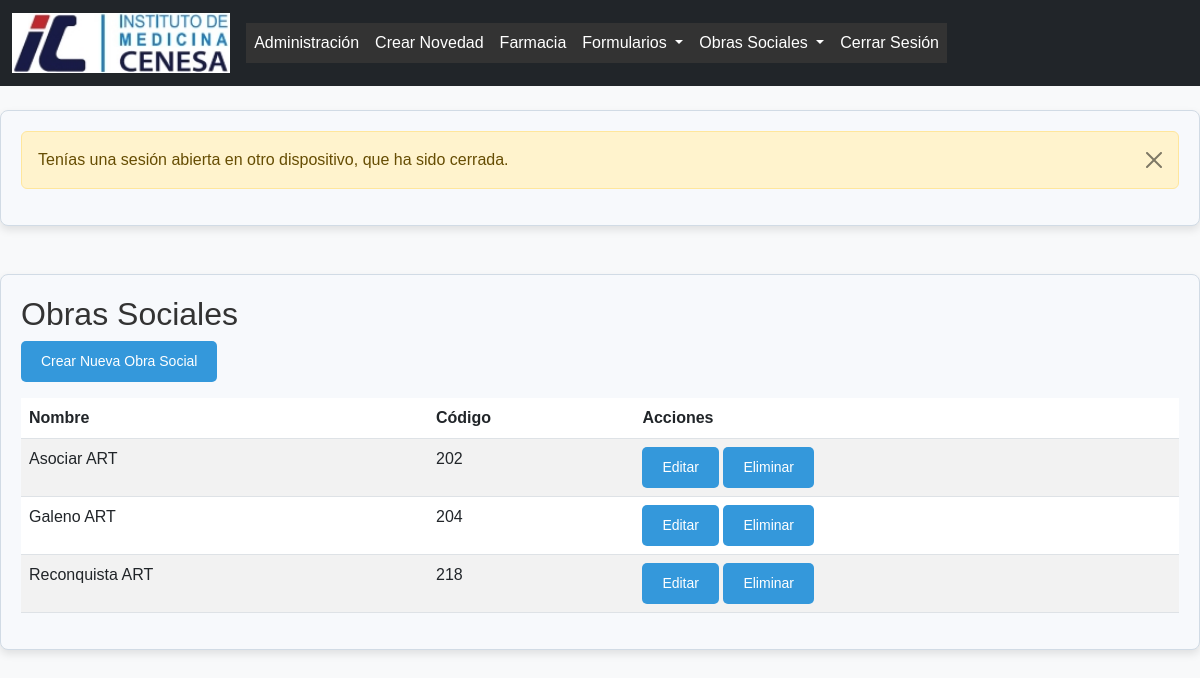
The app's page /obras-sociales/ (signed in) with its own data.
### formularios/models.py (models this page shows, shortened)
class ObraSocial(models.Model):
    nombre = models.CharField(max_length=255)
    codigo = models.CharField(max_length=20)

### formularios/views.py (the view)
# urls.py: path('obras-sociales/', views.listar_obras_sociales, name='listar_obras_sociales'),
@login_required
@staff_member_required
def listar_obras_sociales(request):
    obras_sociales = ObraSocial.objects.all()
    return render(request, 'Valores/obra_social/listar_obras_sociales.html', {'obras_sociales': obras_sociales})

### formularios/templates/valores/obra_social/listar_obras_sociales.html
{% extends 'base.html' %}
{% block content %}
<h2>Obras Sociales</h2>
<a href="{% url 'crear_obra_social' %}" class="btn btn-success mb-3">Crear Nueva Obra Social</a>
<table class="table table-striped">
    <thead>
        <tr>
            <th>Nombre</th>
            <th>Código</th>
            <th>Acciones</th>
        </tr>
    </thead>
    <tbody>
        {% for obra_social in obras_sociales %}
        <tr>
            <td>{{ obra_social.nombre }}</td>
            <td>{{ obra_social.codigo }}</td>
            <td>
                <a href="{% url 'editar_obra_social' obra_social.id %}" class="btn btn-primary">Editar</a>
                <a href="{% url 'eliminar_obra_social' obra_social.id %}" class="btn btn-danger" onclick="return confirm('¿Estás seguro de que deseas eliminar esta obra social?')">Eliminar</a>
            </td>
        </tr>
        {% endfor %}
    </tbody>
</table>
{% endblock %}

### formularios/static/css/styles.css (style rules this page uses)
body { font-family: 'Poppins', sans-serif; background-color: #f8f9fa; color: #333; margin: 0; padding: 0; }
.btn { background-color: #3498db; color: #fff; padding: 10px 20px; border-radius: 5px; border: none; cursor: pointer; font-size: 14px; text-align: center; text-decoration: none; display: inline-block; transition: background-color 0.3s ease; }
html, body { height: 100%; }

### records on screen
ObraSocial: nombre "Asociar ART", codigo "202"
ObraSocial: nombre "Galeno ART", codigo "204"
ObraSocial: nombre "Reconquista ART", codigo "218"

### other values on screen
{{ message }} "Tenías una sesión abierta en otro dispositivo, que ha sido cerrada."
